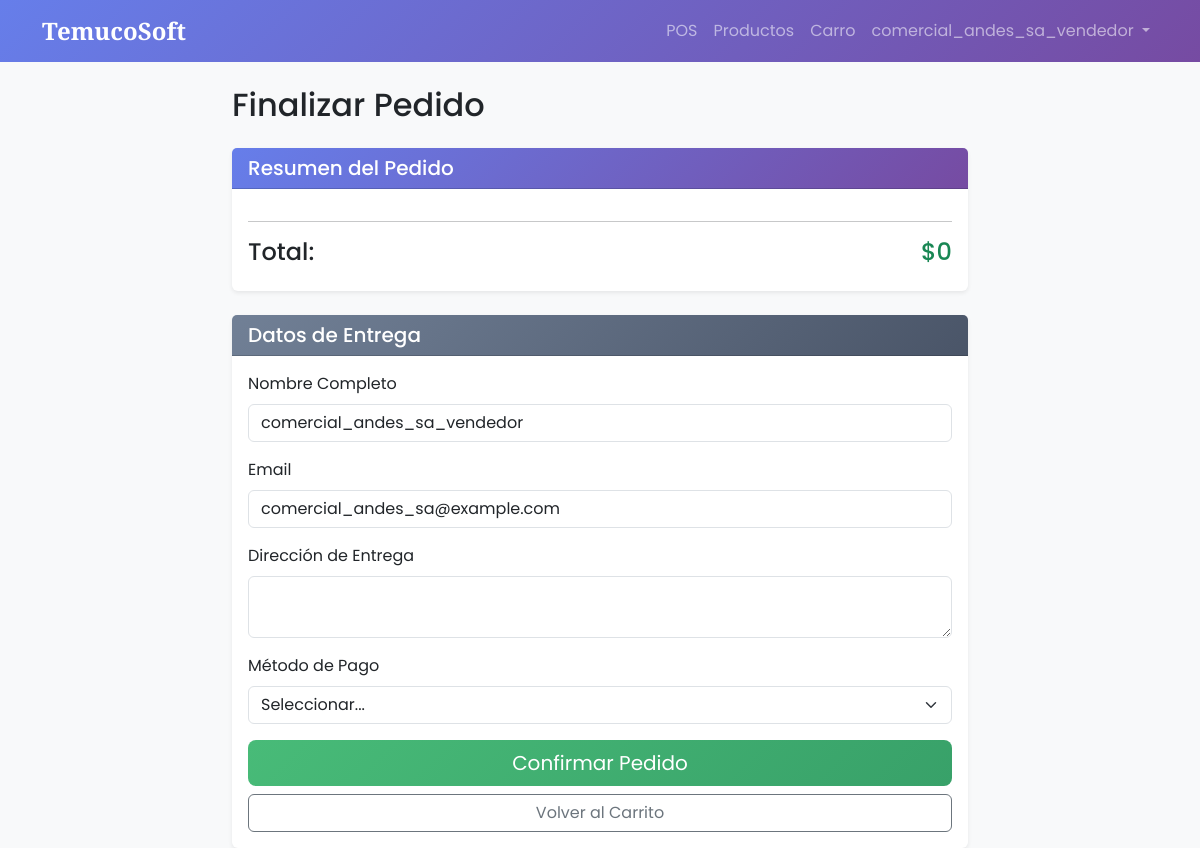
Screenshot of /checkout/ (signed in) with the database file from the repository.
### core/models.py (models this page shows, shortened)
class User(AbstractUser):
    ROLES = (
        ('super_admin', 'Super Admin (TemucoSoft)'),
        ('admin_cliente', 'Admin Cliente'),
        ('gerente', 'Gerente'),
        ('vendedor', 'Vendedor'),
        ('cliente_final', 'Cliente Final'),
    )
    rut = models.CharField(
        max_length=12,
        blank=True,
        null=True,
        validators=[validar_rut],
        help_text="Formato: 12.345.678-9 o 12345678-9"
    )
    role = models.CharField(max_length=20, choices=ROLES, default='cliente_final')
    company = models.CharField(max_length=100, blank=True, null=True)
    created_at = models.DateTimeField(auto_now_add=True)

### core/views.py (the view, shortened to what this page needs)
# urls.py: path('checkout/', checkout_view, name='checkout'),
def checkout_view(request):
    return render(request, 'core/checkout.html')

### core/templates/core/checkout.html (shortened to what this page needs)
{% extends 'core/base.html' %}
{% block content %}
<div class="row justify-content-center">
    <div class="col-md-8">
        <h2 class="mb-4">Finalizar Pedido</h2>
        <div class="card shadow-sm mb-4">
            <div class="card-header bg-primary text-white">
                <h5 class="mb-0">Resumen del Pedido</h5>
            </div>
            <div class="card-body">
                <hr>
                <div class="d-flex justify-content-between">
                    <h4>Total:</h4>
                    <h4 class="text-success" id="checkout-total">$0</h4>
                </div>
            </div>
        </div>
        <div class="card shadow-sm">
            <div class="card-header bg-secondary text-white">
                <h5 class="mb-0">Datos de Entrega</h5>
            </div>
            <div class="card-body">
                <form method="POST" onsubmit="submitOrder(event)">
                    <div class="mb-3">
                        <label class="form-label">Nombre Completo</label>
                        <input type="text" class="form-control" name="customer_name"
                               value="{% if request.user.is_authenticated %}{{ request.user.get_full_name|default:request.user.username }}{% endif %}" required>
                    </div>
                    <div class="mb-3">
                        <label class="form-label">Email</label>
                        <input type="email" class="form-control" name="customer_email"
                               value="{% if request.user.is_authenticated %}{{ request.user.email }}{% endif %}" required>
                    </div>
                    <div class="mb-3">
                        <label class="form-label">Dirección de Entrega</label>
                        <textarea class="form-control" name="address" rows="2" required></textarea>
                    </div>
                    <div class="mb-3">
                        <label class="form-label">Método de Pago</label>
                        <select class="form-select" name="payment_method" required>
                            <option value="">Seleccionar...</option>
                        </select>
                    </div>
                    <div class="d-grid gap-2">
                        <button type="submit" class="btn btn-success btn-lg">Confirmar Pedido</button>
                        <a href="{% url 'cart' %}" class="btn btn-outline-secondary">Volver al Carrito</a>
                    </div>
                </form>
            </div>
        </div>
    </div>
</div>
{% endblock %}

### core/templates/core/base.html (shortened to what this page needs)
<!DOCTYPE html>
<html lang="es">
<head>
    <link href="https://cdn.jsdelivr.net/npm/bootstrap@5.3.0/dist/css/bootstrap.min.css" rel="stylesheet">
</head>
<body>
    <nav class="navbar navbar-expand-lg navbar-dark navbar-custom mb-4">
        <div class="container">
            <a class="navbar-brand" href="/">TemucoSoft</a>
            <div class="collapse navbar-collapse" id="navbarNav">
                <ul class="navbar-nav ms-auto">
                    {% if request.user.is_authenticated %}
                        {% if request.user.role == 'vendedor' %}
                            <li class="nav-item"><a class="nav-link" href="{% url 'pos' %}">POS</a></li>
                            <li class="nav-item"><a class="nav-link" href="{% url 'product_list' %}">Productos</a></li>
                            <li class="nav-item"><a class="nav-link" href="{% url 'cart' %}">Carro</a></li>
                        {% endif %}
                        <li class="nav-item dropdown">
                            <a class="nav-link dropdown-toggle" href="#" role="button" data-bs-toggle="dropdown">
                                {{ request.user.username }}
                            </a>
                        </li>
                    {% else %}
                        <li class="nav-item"><a class="nav-link" href="{% url 'login' %}">Iniciar Sesión</a></li>
                    {% endif %}
                </ul>
            </div>
        </div>
    </nav>
    <div class="container">
        {% block content %}
        {% endblock %}
    </div>
</body>
</html>

### core/templates/core/base.html (style rules this page uses)
body { font-family: 'Poppins', sans-serif; background-color: #f8f9fa; }
.navbar-brand { font-family: 'Playfair Display', serif; font-weight: 700; font-size: 1.5rem; }
.navbar-custom { background: linear-gradient(135deg, #667eea 0%, #764ba2 100%); }
.card { transition: transform 0.2s, box-shadow 0.2s; border: none; box-shadow: 0 2px 8px rgba(0,0,0,0.08); }
.bg-primary { background: linear-gradient(135deg, #667eea 0%, #764ba2 100%) !important; }
.bg-secondary { background: linear-gradient(135deg, #718096 0%, #4A5568 100%) !important; }
.btn-success { background: linear-gradient(135deg, #48BB78 0%, #38A169 100%); border: none; }

### rows the page displays
User: user.username "comercial_andes_sa_vendedor", customer_name "comercial_andes_sa_vendedor", customer_email "comercial_andes_sa@example.com"
